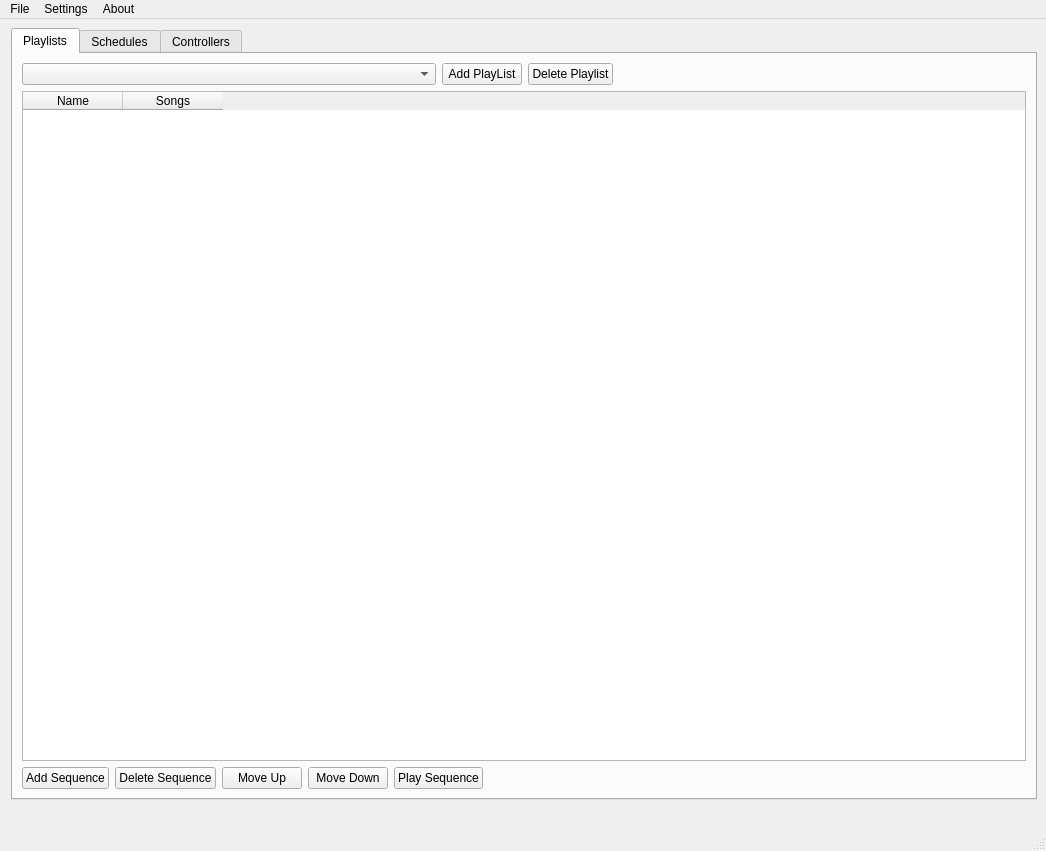
<?xml version="1.0" encoding="UTF-8"?>
<ui version="4.0">
 <class>MainWindow</class>
 <widget class="QMainWindow" name="MainWindow">
  <property name="geometry">
   <rect>
    <x>0</x>
    <y>0</y>
    <width>1046</width>
    <height>851</height>
   </rect>
  </property>
  <property name="windowTitle">
   <string>Scott Player</string>
  </property>
  <property name="windowIcon">
   <iconset resource="ScottPlayer.qrc">
    <normaloff>:/ScottPlayer/ScottPlayer.png</normaloff>:/ScottPlayer/ScottPlayer.png</iconset>
  </property>
  <widget class="QWidget" name="centralwidget">
   <layout class="QVBoxLayout" name="verticalLayout">
    <property name="leftMargin">
     <number>11</number>
    </property>
    <item>
     <widget class="QTabWidget" name="tabWidget">
      <property name="currentIndex">
       <number>0</number>
      </property>
      <widget class="QWidget" name="tabPlaylists">
       <attribute name="title">
        <string>Playlists</string>
       </attribute>
       <layout class="QVBoxLayout" name="verticalLayout_2">
        <item>
         <layout class="QHBoxLayout" name="horizontalLayout_2">
          <item>
           <widget class="QComboBox" name="cb_playlists">
            <property name="sizePolicy">
             <sizepolicy hsizetype="Expanding" vsizetype="Fixed">
              <horstretch>0</horstretch>
              <verstretch>0</verstretch>
             </sizepolicy>
            </property>
           </widget>
          </item>
          <item>
           <widget class="QPushButton" name="pb_addPlaylist">
            <property name="text">
             <string>Add PlayList</string>
            </property>
            <property name="icon">
             <iconset resource="ScottPlayer.qrc">
              <normaloff>:/ScottPlayer/icons/add.png</normaloff>:/ScottPlayer/icons/add.png</iconset>
            </property>
           </widget>
          </item>
          <item>
           <widget class="QPushButton" name="pb_deletePlaylist">
            <property name="text">
             <string>Delete Playlist</string>
            </property>
            <property name="icon">
             <iconset resource="ScottPlayer.qrc">
              <normaloff>:/ScottPlayer/icons/delete.png</normaloff>:/ScottPlayer/icons/delete.png</iconset>
            </property>
           </widget>
          </item>
          <item>
           <spacer name="horizontalSpacer_2">
            <property name="orientation">
             <enum>Qt::Horizontal</enum>
            </property>
            <property name="sizeHint" stdset="0">
             <size>
              <width>40</width>
              <height>20</height>
             </size>
            </property>
           </spacer>
          </item>
         </layout>
        </item>
        <item>
         <widget class="QTableWidget" name="tw_playlists">
          <column>
           <property name="text">
            <string>Name</string>
           </property>
          </column>
          <column>
           <property name="text">
            <string>Songs</string>
           </property>
          </column>
         </widget>
        </item>
        <item>
         <layout class="QHBoxLayout" name="horizontalLayout">
          <item>
           <widget class="QPushButton" name="pb_addSequence">
            <property name="text">
             <string>Add Sequence</string>
            </property>
            <property name="icon">
             <iconset resource="ScottPlayer.qrc">
              <normaloff>:/ScottPlayer/icons/bullet_add.png</normaloff>:/ScottPlayer/icons/bullet_add.png</iconset>
            </property>
           </widget>
          </item>
          <item>
           <widget class="QPushButton" name="pb_removeSequence">
            <property name="text">
             <string>Delete Sequence</string>
            </property>
            <property name="icon">
             <iconset resource="ScottPlayer.qrc">
              <normaloff>:/ScottPlayer/icons/bullet_delete.png</normaloff>:/ScottPlayer/icons/bullet_delete.png</iconset>
            </property>
           </widget>
          </item>
          <item>
           <widget class="QPushButton" name="pb_moveUp">
            <property name="text">
             <string>Move Up</string>
            </property>
            <property name="icon">
             <iconset resource="ScottPlayer.qrc">
              <normaloff>:/ScottPlayer/icons/bullet_arrow_up.png</normaloff>:/ScottPlayer/icons/bullet_arrow_up.png</iconset>
            </property>
           </widget>
          </item>
          <item>
           <widget class="QPushButton" name="pb_moveDown">
            <property name="text">
             <string>Move Down</string>
            </property>
            <property name="icon">
             <iconset resource="ScottPlayer.qrc">
              <normaloff>:/ScottPlayer/icons/bullet_arrow_down.png</normaloff>:/ScottPlayer/icons/bullet_arrow_down.png</iconset>
            </property>
           </widget>
          </item>
          <item>
           <widget class="QPushButton" name="pb_playSequence">
            <property name="text">
             <string>Play Sequence</string>
            </property>
            <property name="icon">
             <iconset resource="ScottPlayer.qrc">
              <normaloff>:/ScottPlayer/icons/control_play_blue.png</normaloff>:/ScottPlayer/icons/control_play_blue.png</iconset>
            </property>
           </widget>
          </item>
          <item>
           <spacer name="horizontalSpacer">
            <property name="orientation">
             <enum>Qt::Horizontal</enum>
            </property>
            <property name="sizeHint" stdset="0">
             <size>
              <width>40</width>
              <height>20</height>
             </size>
            </property>
           </spacer>
          </item>
         </layout>
        </item>
       </layout>
      </widget>
      <widget class="QWidget" name="tab">
       <attribute name="title">
        <string>Schedules</string>
       </attribute>
       <layout class="QVBoxLayout" name="verticalLayout_3">
        <item>
         <widget class="QTableWidget" name="tw_schedules">
          <column>
           <property name="text">
            <string>PlayList</string>
           </property>
          </column>
          <column>
           <property name="text">
            <string>Start Time</string>
           </property>
          </column>
          <column>
           <property name="text">
            <string>End Time</string>
           </property>
          </column>
          <column>
           <property name="text">
            <string>Start Date</string>
           </property>
          </column>
          <column>
           <property name="text">
            <string>End Date</string>
           </property>
          </column>
          <column>
           <property name="text">
            <string>Days</string>
           </property>
          </column>
         </widget>
        </item>
        <item>
         <layout class="QHBoxLayout" name="horizontalLayout_3">
          <item>
           <widget class="QPushButton" name="pb_addSchedule">
            <property name="text">
             <string>Add</string>
            </property>
            <property name="icon">
             <iconset resource="ScottPlayer.qrc">
              <normaloff>:/ScottPlayer/icons/add.png</normaloff>:/ScottPlayer/icons/add.png</iconset>
            </property>
           </widget>
          </item>
          <item>
           <widget class="QPushButton" name="pb_editSchedule">
            <property name="text">
             <string>Edit</string>
            </property>
            <property name="icon">
             <iconset resource="ScottPlayer.qrc">
              <normaloff>:/ScottPlayer/icons/cog.png</normaloff>:/ScottPlayer/icons/cog.png</iconset>
            </property>
           </widget>
          </item>
          <item>
           <widget class="QPushButton" name="pb_deleteSchedule">
            <property name="text">
             <string>Remove</string>
            </property>
            <property name="icon">
             <iconset resource="ScottPlayer.qrc">
              <normaloff>:/ScottPlayer/icons/delete.png</normaloff>:/ScottPlayer/icons/delete.png</iconset>
            </property>
           </widget>
          </item>
          <item>
           <widget class="QPushButton" name="pb_sch_moveUp">
            <property name="text">
             <string>Move Up</string>
            </property>
            <property name="icon">
             <iconset resource="ScottPlayer.qrc">
              <normaloff>:/ScottPlayer/icons/arrow_up.png</normaloff>:/ScottPlayer/icons/arrow_up.png</iconset>
            </property>
           </widget>
          </item>
          <item>
           <widget class="QPushButton" name="pb_sch_moveDown">
            <property name="text">
             <string>Move Down</string>
            </property>
            <property name="icon">
             <iconset resource="ScottPlayer.qrc">
              <normaloff>:/ScottPlayer/icons/arrow_down.png</normaloff>:/ScottPlayer/icons/arrow_down.png</iconset>
            </property>
           </widget>
          </item>
          <item>
           <spacer name="horizontalSpacer_3">
            <property name="orientation">
             <enum>Qt::Horizontal</enum>
            </property>
            <property name="sizeHint" stdset="0">
             <size>
              <width>40</width>
              <height>20</height>
             </size>
            </property>
           </spacer>
          </item>
         </layout>
        </item>
       </layout>
      </widget>
      <widget class="QWidget" name="tabControllers">
       <attribute name="title">
        <string>Controllers</string>
       </attribute>
       <layout class="QGridLayout" name="gridLayout_3">
        <item row="0" column="0">
         <widget class="QTableWidget" name="tw_controllers">
          <column>
           <property name="text">
            <string>Type</string>
           </property>
          </column>
          <column>
           <property name="text">
            <string>IP</string>
           </property>
          </column>
          <column>
           <property name="text">
            <string>Channels</string>
           </property>
          </column>
          <column>
           <property name="text">
            <string>Enabled</string>
           </property>
          </column>
         </widget>
        </item>
       </layout>
      </widget>
     </widget>
    </item>
    <item>
     <widget class="QLabel" name="lb_Status">
      <property name="text">
       <string/>
      </property>
     </widget>
    </item>
   </layout>
  </widget>
  <widget class="QMenuBar" name="menubar">
   <property name="geometry">
    <rect>
     <x>0</x>
     <y>0</y>
     <width>1046</width>
     <height>21</height>
    </rect>
   </property>
   <widget class="QMenu" name="menuFile">
    <property name="title">
     <string>File</string>
    </property>
    <addaction name="actionSet_Show_Folder"/>
    <addaction name="actionSave"/>
    <addaction name="actionStop_Sequence"/>
    <addaction name="separator"/>
    <addaction name="actionClose"/>
   </widget>
   <widget class="QMenu" name="menuAbout">
    <property name="title">
     <string>About</string>
    </property>
    <addaction name="actionAbout"/>
    <addaction name="actionOpen_Logs"/>
   </widget>
   <widget class="QMenu" name="menuSettings">
    <property name="title">
     <string>Settings</string>
    </property>
    <addaction name="actionMultisync"/>
   </widget>
   <addaction name="menuFile"/>
   <addaction name="menuSettings"/>
   <addaction name="menuAbout"/>
  </widget>
  <widget class="QStatusBar" name="statusbar"/>
  <action name="actionClose">
   <property name="icon">
    <iconset resource="ScottPlayer.qrc">
     <normaloff>:/ScottPlayer/icons/cancel.png</normaloff>:/ScottPlayer/icons/cancel.png</iconset>
   </property>
   <property name="text">
    <string>Close</string>
   </property>
  </action>
  <action name="actionOpen_Logs">
   <property name="icon">
    <iconset resource="ScottPlayer.qrc">
     <normaloff>:/ScottPlayer/icons/book_open.png</normaloff>:/ScottPlayer/icons/book_open.png</iconset>
   </property>
   <property name="text">
    <string>Open Logs...</string>
   </property>
  </action>
  <action name="actionSet_Show_Folder">
   <property name="icon">
    <iconset resource="ScottPlayer.qrc">
     <normaloff>:/ScottPlayer/icons/folder.png</normaloff>:/ScottPlayer/icons/folder.png</iconset>
   </property>
   <property name="text">
    <string>Set Show Folder...</string>
   </property>
  </action>
  <action name="actionOpen_Explorer">
   <property name="text">
    <string>Open Explorer</string>
   </property>
  </action>
  <action name="actionImport_PartList">
   <property name="text">
    <string>PartList CSV...</string>
   </property>
  </action>
  <action name="actionImport_Rename_Map">
   <property name="text">
    <string>Rename CSV...</string>
   </property>
  </action>
  <action name="actionReload_Project">
   <property name="icon">
    <iconset resource="ScottPlayer.qrc">
     <normaloff>:/ScottPlayer/icons/arrow_refresh_small.png</normaloff>:/ScottPlayer/icons/arrow_refresh_small.png</iconset>
   </property>
   <property name="text">
    <string>Reload Project</string>
   </property>
  </action>
  <action name="actionAbout">
   <property name="icon">
    <iconset resource="ScottPlayer.qrc">
     <normaloff>:/ScottPlayer/ScottPlayer.png</normaloff>:/ScottPlayer/ScottPlayer.png</iconset>
   </property>
   <property name="text">
    <string>About...</string>
   </property>
  </action>
  <action name="actionImport_Parts_from_Schematic">
   <property name="icon">
    <iconset resource="ScottPlayer.qrc">
     <normaloff>:/ScottPlayer/icons/report_add.png</normaloff>:/ScottPlayer/icons/report_add.png</iconset>
   </property>
   <property name="text">
    <string>PartList from Schematic...</string>
   </property>
  </action>
  <action name="actionExport_PartList_CSV">
   <property name="text">
    <string>PartList CSV...</string>
   </property>
  </action>
  <action name="actionExport_Rename_CSV">
   <property name="text">
    <string>Rename CSV...</string>
   </property>
  </action>
  <action name="actionOverride">
   <property name="checkable">
    <bool>true</bool>
   </property>
   <property name="checked">
    <bool>false</bool>
   </property>
   <property name="text">
    <string>Override Existing Parts</string>
   </property>
  </action>
  <action name="actionSet_Library_Folder">
   <property name="icon">
    <iconset resource="ScottPlayer.qrc">
     <normaloff>:/ScottPlayer/icons/folder_table.png</normaloff>:/ScottPlayer/icons/folder_table.png</iconset>
   </property>
   <property name="text">
    <string>Set Library Folder</string>
   </property>
  </action>
  <action name="actionLibrary_Report">
   <property name="icon">
    <iconset resource="ScottPlayer.qrc">
     <normaloff>:/ScottPlayer/icons/report_go.png</normaloff>:/ScottPlayer/icons/report_go.png</iconset>
   </property>
   <property name="text">
    <string>Library Report...</string>
   </property>
  </action>
  <action name="actionBOM_CSV">
   <property name="icon">
    <iconset resource="ScottPlayer.qrc">
     <normaloff>:/ScottPlayer/icons/table.png</normaloff>:/ScottPlayer/icons/table.png</iconset>
   </property>
   <property name="text">
    <string>BOM CSV...</string>
   </property>
  </action>
  <action name="actionClear">
   <property name="icon">
    <iconset resource="ScottPlayer.qrc">
     <normaloff>:/ScottPlayer/icons/cross.png</normaloff>:/ScottPlayer/icons/cross.png</iconset>
   </property>
   <property name="text">
    <string>Clear</string>
   </property>
  </action>
  <action name="actionDownload_EEPROM">
   <property name="text">
    <string>Download EEPROM...</string>
   </property>
  </action>
  <action name="actionPlay_Sequence">
   <property name="text">
    <string>Play Sequence</string>
   </property>
  </action>
  <action name="actionMultisync">
   <property name="checkable">
    <bool>true</bool>
   </property>
   <property name="checked">
    <bool>true</bool>
   </property>
   <property name="text">
    <string>Multisync</string>
   </property>
  </action>
  <action name="actionRDS">
   <property name="text">
    <string>Audio</string>
   </property>
  </action>
  <action name="actionStop_Sequence">
   <property name="icon">
    <iconset resource="ScottPlayer.qrc">
     <normaloff>:/ScottPlayer/icons/control_stop_blue.png</normaloff>:/ScottPlayer/icons/control_stop_blue.png</iconset>
   </property>
   <property name="text">
    <string>Stop Sequence</string>
   </property>
  </action>
  <action name="actionSave">
   <property name="icon">
    <iconset resource="ScottPlayer.qrc">
     <normaloff>:/ScottPlayer/icons/disk.png</normaloff>:/ScottPlayer/icons/disk.png</iconset>
   </property>
   <property name="text">
    <string>Save</string>
   </property>
  </action>
 </widget>
 <resources>
  <include location="ScottPlayer.qrc"/>
 </resources>
 <connections/>
</ui>
